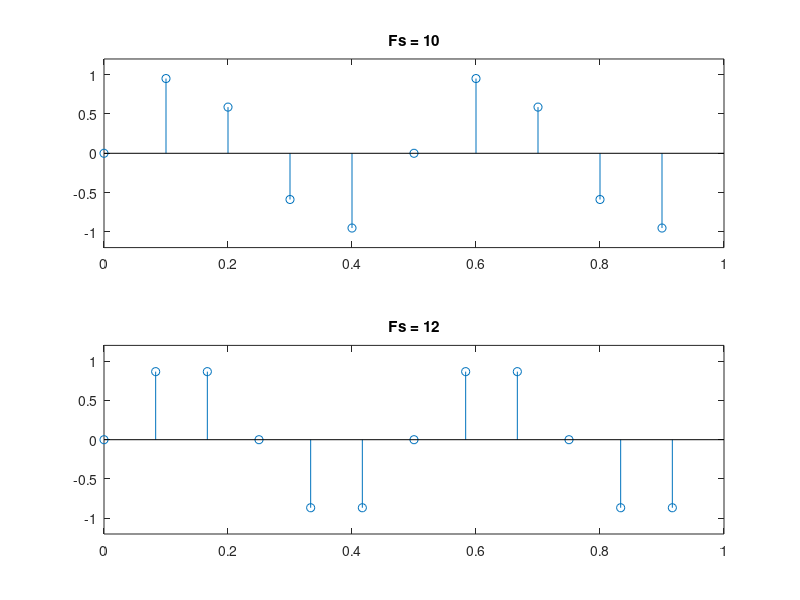
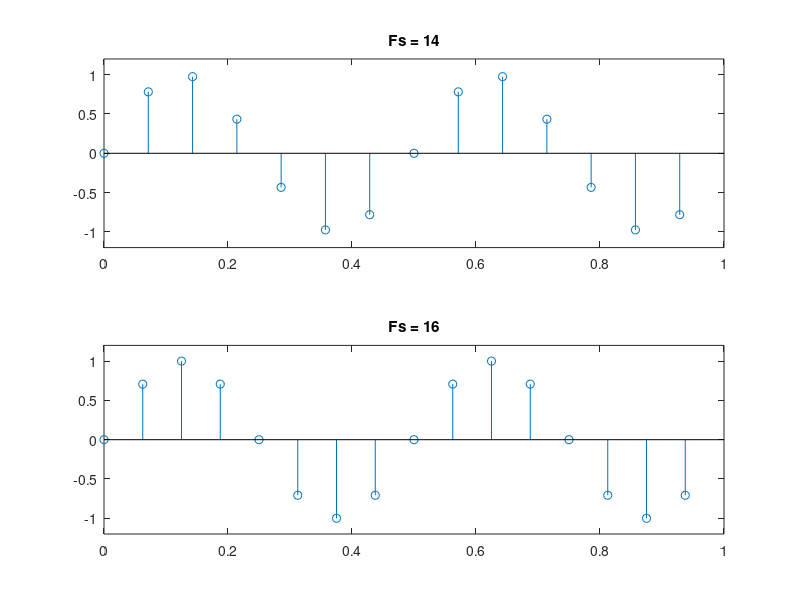
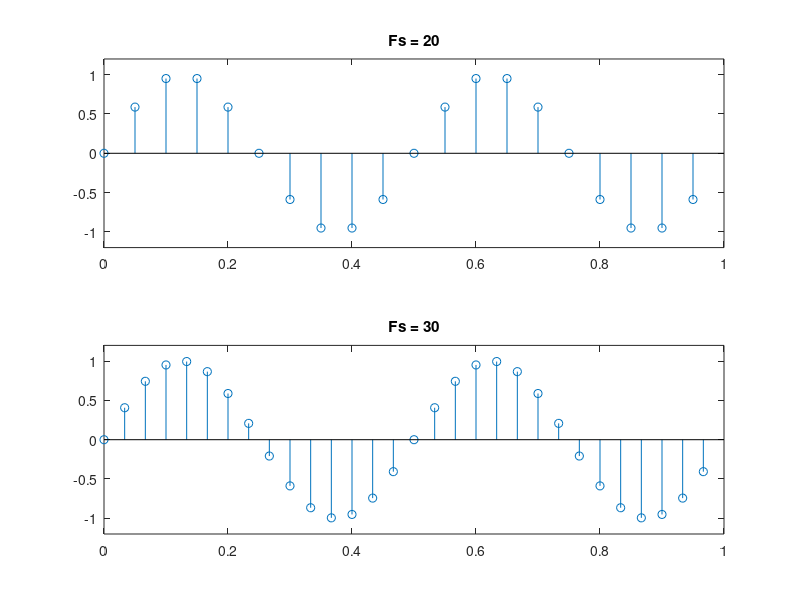

The MATLAB script that drew these images, in order:
Fs_values1 = [10, 14, 20];
Fs_values2 = [12, 16, 30];

for i = 1:length(Fs_values1)
    Fs1 = Fs_values1(i);

    t1 = (0:Fs1-1)/Fs1;
    s1 = sin(2 * pi * t1 * 2);

    Fs2 = Fs_values2(i);
    t2 = (0:Fs2-1)/Fs2;
    s2 = sin(2 * pi * t2 * 2);

    figure;

    subplot(211)
    stem(t1, s1)
    axis([0 1 -1.2 1.2])
    title(['Fs = ', num2str(Fs1)])

    subplot(212)
    stem(t2, s2)
    axis([0 1 -1.2 1.2])
    title(['Fs = ', num2str(Fs2)])
end
